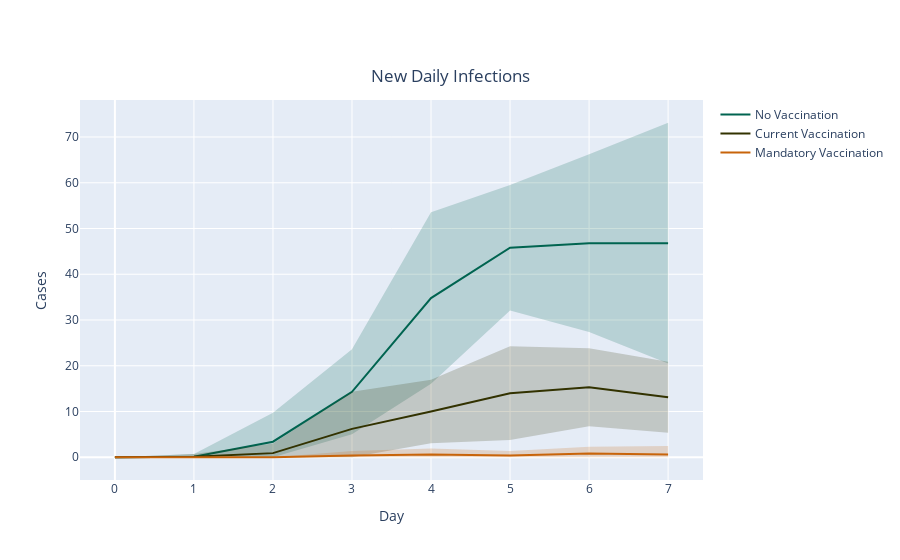

Source (notebook cell):
### Code cell
# Figure: New Infections - Vaccination

fig = go.Figure([
    go.Scatter( # Default
        x=default_scen_new_inf['dates'].tolist(),
        y=default_scen_new_inf['new_infections'].tolist(),
        line=dict(color='rgb(0,100,80)'),
        mode='lines',
        name="No Vaccination",
        showlegend=True
    ),
    go.Scatter( # Default confidence interval
        x=default_scen_new_inf['dates'].tolist()+default_scen_new_inf['dates'].tolist()[::-1], # x, then x reversed
        y=default_scen_new_inf['new_infections_high'].tolist()+default_scen_new_inf['new_infections_low'].tolist()[::-1], # upper, then lower reversed
        fill='toself',
        fillcolor='rgba(0,100,80,0.2)',
        line=dict(color='rgba(255,255,255,0)'),
        hoverinfo="skip",
        showlegend=False,
        #name = 'Mixed 95% Confidence Interval'
    ),
    go.Scatter( # Current
        x=vac_reg_scen_new_inf['dates'].tolist(),
        y=vac_reg_scen_new_inf['new_infections'].tolist(),
        line=dict(color='rgb(50,50,0)'),
        mode='lines',
        name="Current Vaccination",
        showlegend=True
    ),
    go.Scatter( # Current confidence interval
        x=vac_reg_scen_new_inf['dates'].tolist()+vac_reg_scen_new_inf['dates'].tolist()[::-1], # x, then x reversed
        y=vac_reg_scen_new_inf['new_infections_high'].tolist()+vac_reg_scen_new_inf['new_infections_low'].tolist()[::-1], # upper, then lower reversed
        fill='toself',
        fillcolor='rgba(50,50,0,0.2)',
        line=dict(color='rgba(255,255,255,0)'),
        hoverinfo="skip",
        showlegend=False,
        #name = 'Mixed 95% Confidence Interval'
    ),
    go.Scatter( # Mandatory
        x=vac_100_scen_new_inf['dates'].tolist(),
        y=vac_100_scen_new_inf['new_infections'].tolist(),
        line=dict(color='rgb(200,100,10)'),
        mode='lines',
        name="Mandatory Vaccination",
        showlegend=True
    ),
    go.Scatter( # Mandatory confidence interval
        x=vac_100_scen_new_inf['dates'].tolist()+vac_100_scen_new_inf['dates'].tolist()[::-1], # x, then x reversed
        y=vac_100_scen_new_inf['new_infections_high'].tolist()+vac_100_scen_new_inf['new_infections_low'].tolist()[::-1], # upper, then lower reversed
        fill='toself',
        fillcolor='rgba(200,100,10,0.2)',
        line=dict(color='rgba(255,255,255,0)'),
        hoverinfo="skip",
        showlegend=False,
        #name = 'Mixed 95% Confidence Interval'
    )
])

fig.update_layout(
    title_text='New Daily Infections', title_x=0.5, title_y=0.875,
    xaxis_title="Day",
    yaxis_title="Cases"
)

fig.show()

### Figure 1 — Plotly figure (JSON) as saved in the notebook; plotly's stock layout.template omitted (floating-point values rounded to 4 significant figures)
{"data": [{"line": {"color": "rgb(0,100,80)"}, "mode": "lines", "name": "No Vaccination", "showlegend": true, "type": "scatter", "x": [0, 1, 2, 3, 4, 5, 6, 7], "y": [0, 0.1, 3.4, 14.3, 34.8, 45.8, 46.8, 46.8]}, {"fill": "toself", "fillcolor": "rgba(0,100,80,0.2)", "hoverinfo": "skip", "line": {"color": "rgba(255,255,255,0)"}, "showlegend": false, "type": "scatter", "x": [0, 1, 2, 3, 4, 5, 6, 7, 7, 6, 5, 4, 3, 2, 1, 0], "y": [0, 0.7, 9.737, 23.6, 53.54, 59.53, 66.23, 73.12, 20.48, 27.37, 32.07, 16.06, 5.003, 0, 0, 0]}, {"line": {"color": "rgb(50,50,0)"}, "mode": "lines", "name": "Current Vaccination", "showlegend": true, "type": "scatter", "x": [0, 1, 2, 3, 4, 5, 6, 7], "y": [0, 0.1, 0.9, 6.2, 10, 14, 15.3, 13.1]}, {"fill": "toself", "fillcolor": "rgba(50,50,0,0.2)", "hoverinfo": "skip", "line": {"color": "rgba(255,255,255,0)"}, "showlegend": false, "type": "scatter", "x": [0, 1, 2, 3, 4, 5, 6, 7, 7, 6, 5, 4, 3, 2, 1, 0], "y": [0, 0.7, 2.988, 14.34, 16.93, 24.24, 23.83, 20.87, 5.331, 6.765, 3.763, 3.072, 0, 0, 0, 0]}, {"line": {"color": "rgb(200,100,10)"}, "mode": "lines", "name": "Mandatory Vaccination", "showlegend": true, "type": "scatter", "x": [0, 1, 2, 3, 4, 5, 6, 7], "y": [0, 0, 0, 0.4, 0.6, 0.4, 0.8, 0.6]}, {"fill": "toself", "fillcolor": "rgba(200,100,10,0.2)", "hoverinfo": "skip", "line": {"color": "rgba(255,255,255,0)"}, "showlegend": false, "type": "scatter", "x": [0, 1, 2, 3, 4, 5, 6, 7, 7, 6, 5, 4, 3, 2, 1, 0], "y": [0, 0, 0, 1.38, 1.927, 1.38, 2.297, 2.433, 0, 0, 0, 0, 0, 0, 0, 0]}], "layout": {"title": {"text": "New Daily Infections", "x": 0.5, "y": 0.875}, "xaxis": {"title": {"text": "Day"}}, "yaxis": {"title": {"text": "Cases"}}}}
